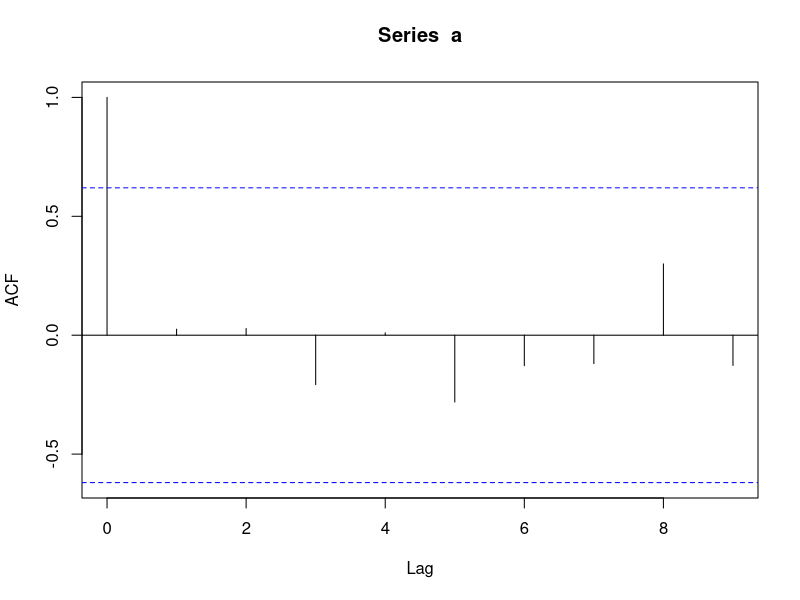
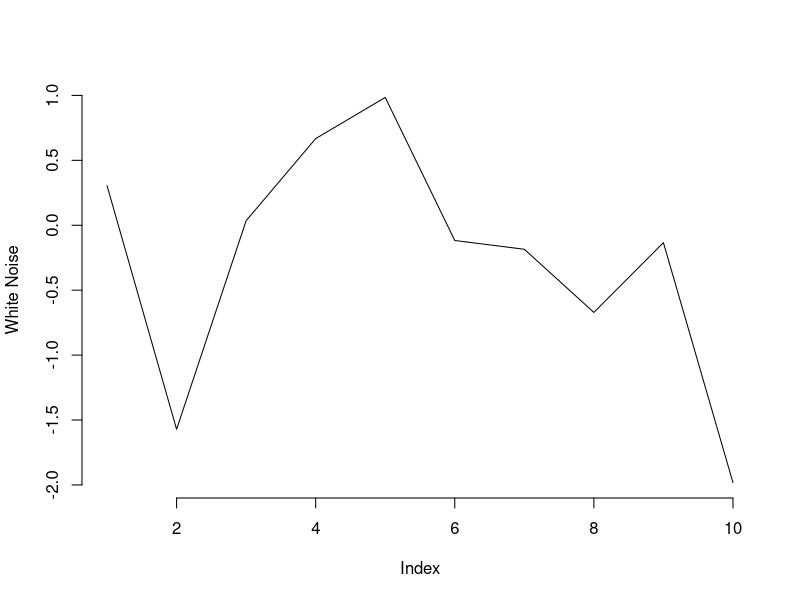
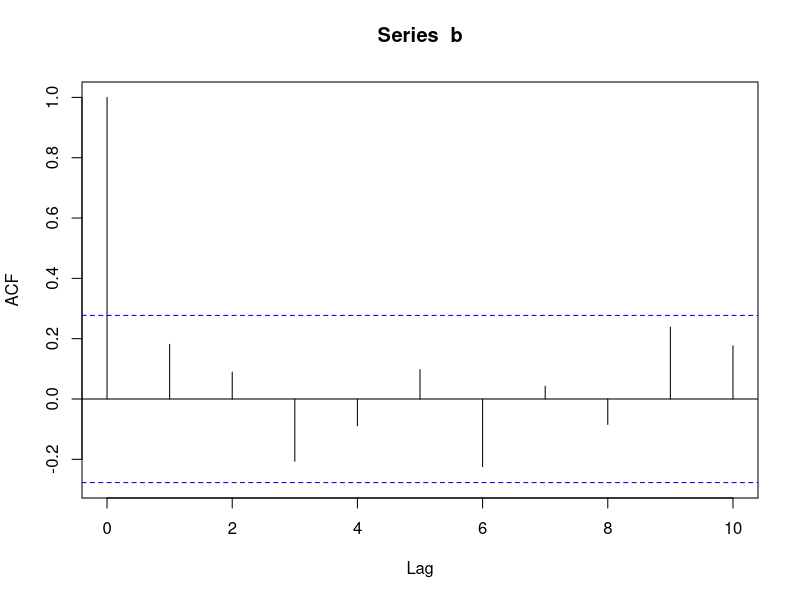
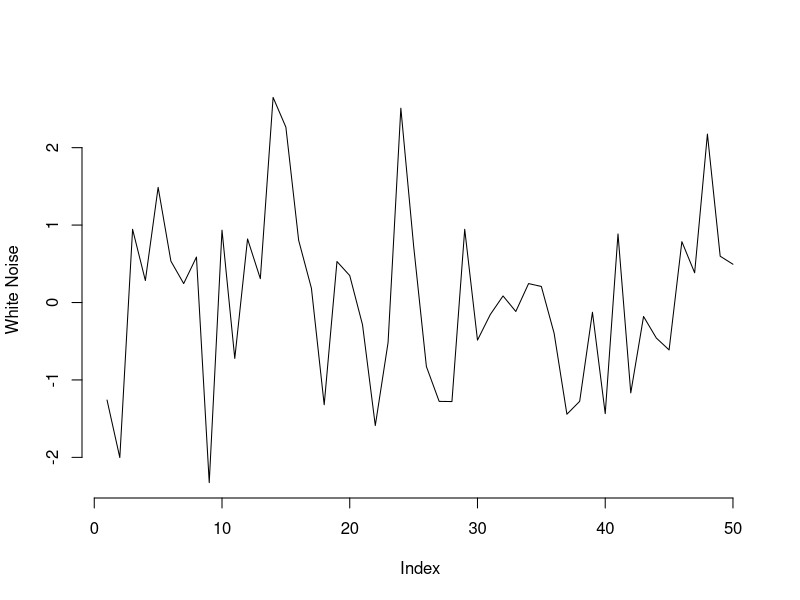
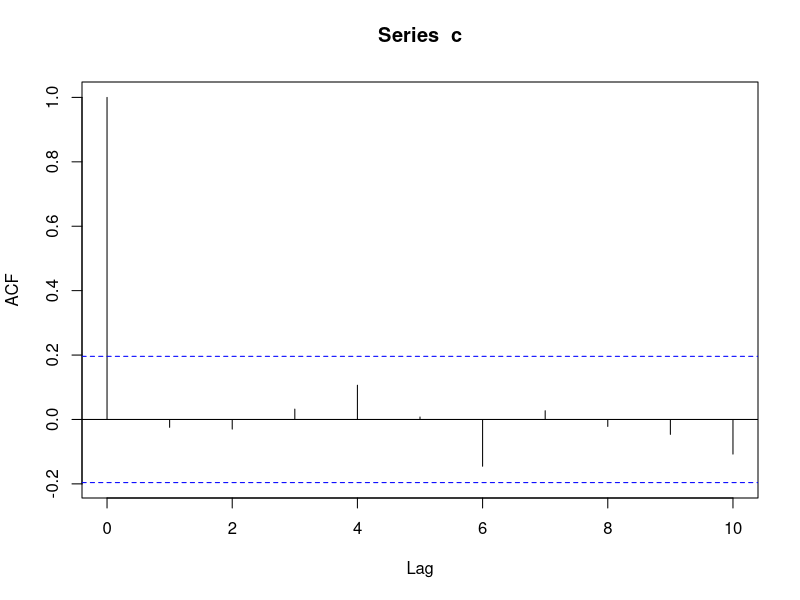
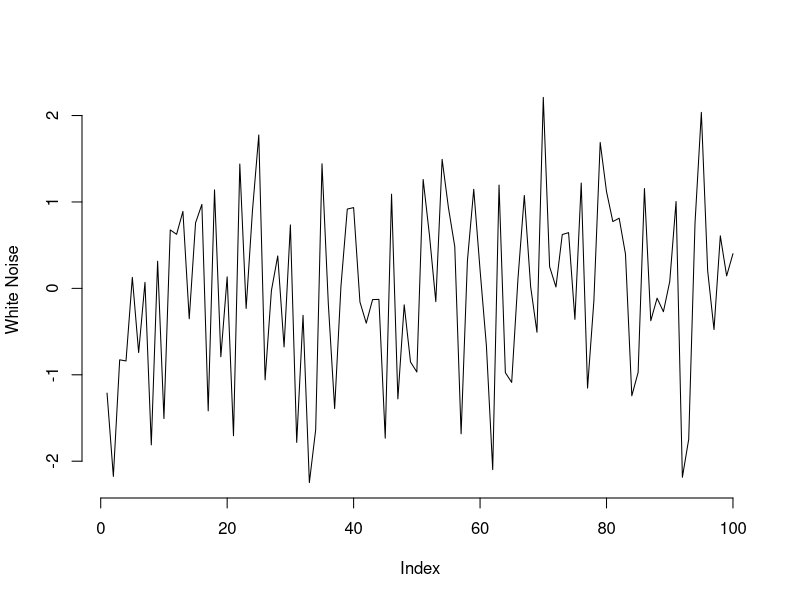
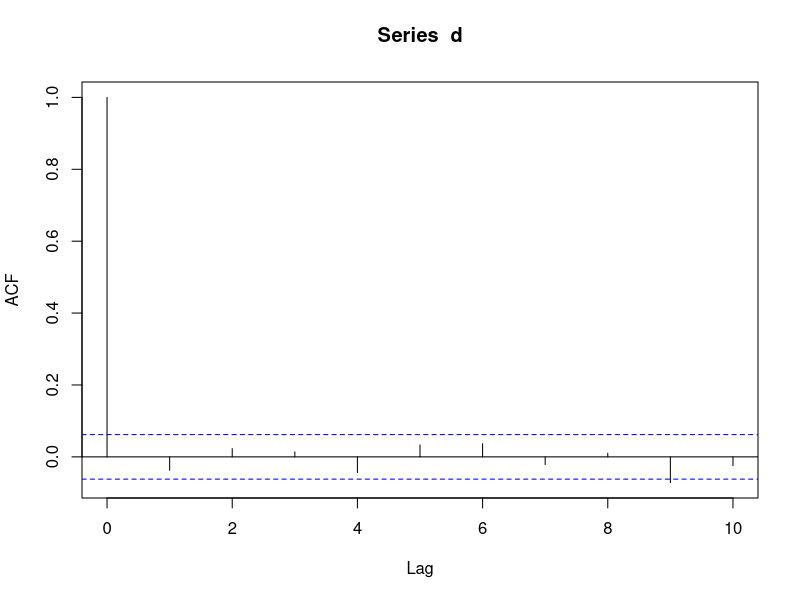
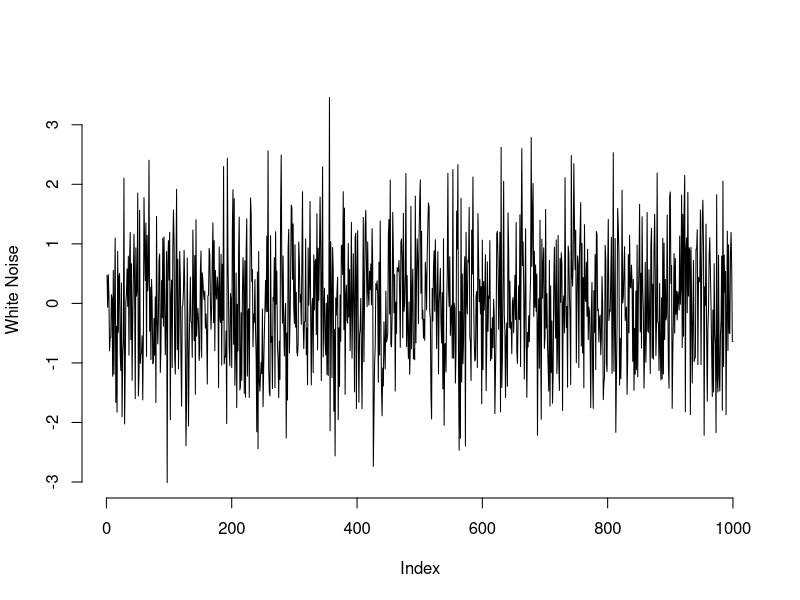

The R source for these figures, in order:
## ---- chunk 1
knitr::opts_chunk$set(echo = TRUE)
## ---- chunk 2
a <- rnorm(10,0,1)
b <- rnorm(50,0,1)
c <- rnorm(100,0,1)
d <- rnorm(1000,0,1)
## ---- chunk 3
acf(a)
plot(a,type='l',ylab="White Noise",frame.plot=FALSE)

acf(b,10)
plot(b,type='l',ylab="White Noise",frame.plot=FALSE)

acf(c,10)
plot(c,type='l',ylab="White Noise",frame.plot=FALSE)

acf(d,10)
plot(d,type='l',ylab="White Noise",frame.plot=FALSE)
## ---- chunk 4
aa <- rnorm(10,0,2)
bb <- rnorm(50,0,2)
cc <- rnorm(100,0,2)
dd <- rnorm(1000,0,2)
## ---- chunk 5
acf(aa,10)
plot(aa,type='l',ylab="White Noise",frame.plot=FALSE)

acf(bb,10)
plot(bb,type='l',ylab="White Noise",frame.plot=FALSE)

acf(cc,10)
plot(cc,type='l',ylab="White Noise",frame.plot=FALSE)

acf(dd,10)
plot(dd,type='l',ylab="White Noise",frame.plot=FALSE)
